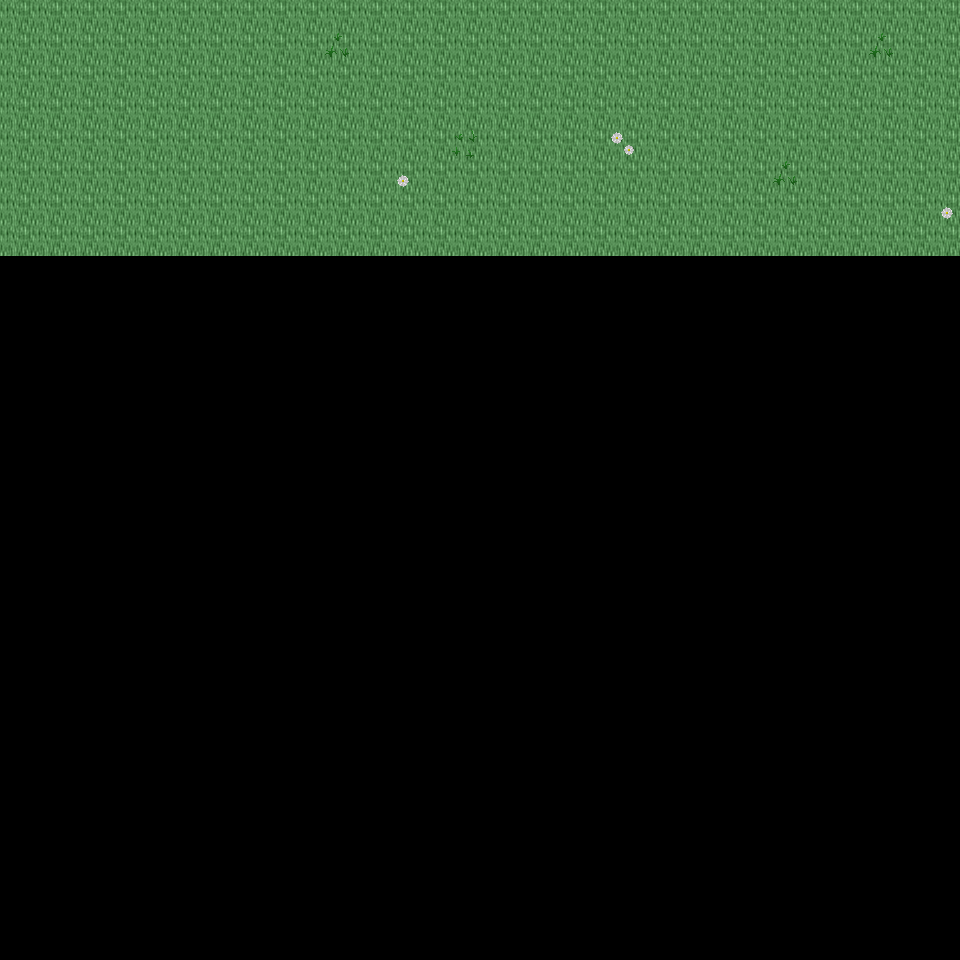

Below is a game level as drawn by its tile map, then a one-line description and the .tmx that defines it (tile-layer data replaced by summaries):
An orthogonal 30x30 tile map with 32x32 px tiles, 6 tile layers (Ground, Object, Object2, Above, ...), 26 tilesets and 2 objects (2x mapExit).

<map version="1.0" orientation="orthogonal" renderorder="right-down" width="30" height="30" tilewidth="32" tileheight="32" nextobjectid="3">
  <tileset firstgid="1" name="tileset_ground_ground" tilewidth="32" tileheight="32" tilecount="33" columns="3">
    <image source="../drawable/tileset_ground_ground.png" width="96" height="352" />
  </tileset>
  <tileset firstgid="34" name="tileset_building_castle" tilewidth="32" tileheight="32" tilecount="320" columns="20">
    <image source="../drawable/tileset_building_castle.png" width="640" height="512" />
  </tileset>
  <tileset firstgid="354" name="tileset_plant_flower_daisy_white" tilewidth="32" tileheight="32" tilecount="8" columns="2">
    <image source="../drawable/tileset_plant_flower_daisy_white.png" width="64" height="128" />
  </tileset>
  <tileset firstgid="362" name="tileset_ground_mud_patch" tilewidth="32" tileheight="32" tilecount="4" columns="4">
    <image source="../drawable/tileset_ground_mud_patch.png" width="128" height="32" />
  </tileset>
  <tileset firstgid="366" name="tileset_plant_grasses" tilewidth="32" tileheight="32" tilecount="6" columns="3">
    <image source="../drawable/tileset_plant_grasses.png" width="96" height="64" />
  </tileset>
  <tileset firstgid="372" name="tileset_ground_cobbled_paving" tilewidth="32" tileheight="32" tilecount="1" columns="1">
    <image source="../drawable/tileset_ground_cobbled_paving.png" width="32" height="32" />
  </tileset>
  <tileset firstgid="373" name="tileset_plant_bush_bushes" tilewidth="32" tileheight="32" tilecount="10" columns="5">
    <image source="../drawable/tileset_plant_bush_bushes.png" width="160" height="64" />
  </tileset>
  <tileset firstgid="383" name="tileset_ground_grass_edges" tilewidth="32" tileheight="32" tilecount="36" columns="12">
    <image source="../drawable/tileset_ground_grass_edges.png" width="384" height="96" />
  </tileset>
  <tileset firstgid="419" name="tileset_ground_grass_corners" tilewidth="32" tileheight="32" tilecount="24" columns="6">
    <image source="../drawable/tileset_ground_grass_corners.png" width="192" height="128" />
  </tileset>
  <tileset firstgid="443" name="tileset_plant_tree_tree_darkgreen" tilewidth="32" tileheight="32" tilecount="88" columns="8">
    <image source="../drawable/tileset_plant_tree_tree_darkgreen.png" width="256" height="352" />
  </tileset>
  <tileset firstgid="531" name="tileset_plant_flower_daisy_yellow" tilewidth="32" tileheight="32" tilecount="8" columns="2">
    <image source="../drawable/tileset_plant_flower_daisy_yellow.png" width="64" height="128" />
  </tileset>
  <tileset firstgid="539" name="tileset_plant_flower_daisy_red" tilewidth="32" tileheight="32" tilecount="8" columns="2">
    <image source="../drawable/tileset_plant_flower_daisy_red.png" width="64" height="128" />
  </tileset>
  <tileset firstgid="547" name="tileset_plant_flower_daisy_blue" tilewidth="32" tileheight="32" tilecount="8" columns="2">
    <image source="../drawable/tileset_plant_flower_daisy_blue.png" width="64" height="128" />
  </tileset>
  <tileset firstgid="555" name="tileset_building_fence_fence_chunky" tilewidth="32" tileheight="32" tilecount="21" columns="3">
    <image source="../drawable/tileset_building_fence_fence_chunky.png" width="96" height="224" />
  </tileset>
  <tileset firstgid="576" name="tileset_plant_bush_hedge" tilewidth="32" tileheight="32" tilecount="35" columns="5">
    <image source="../drawable/tileset_plant_bush_hedge.png" width="160" height="224" />
  </tileset>
  <tileset firstgid="611" name="tileset_plant_stump_stump_green" tilewidth="32" tileheight="32" tilecount="4" columns="2">
    <image source="../drawable/tileset_plant_stump_stump_green.png" width="64" height="64" />
  </tileset>
  <tileset firstgid="615" name="tileset_plant_stump_stump_brown" tilewidth="32" tileheight="32" tilecount="4" columns="2">
    <image source="../drawable/tileset_plant_stump_stump_brown.png" width="64" height="64" />
  </tileset>
  <tileset firstgid="619" name="tileset_logic_item_resources" tilewidth="32" tileheight="32" tilecount="6" columns="6">
    <image source="../drawable/tileset_logic_item_resources.png" width="192" height="32" />
  </tileset>
  <tileset firstgid="625" name="tileset_logic_portal" tilewidth="32" tileheight="32" tilecount="24" columns="8">
    <image source="../drawable/tileset_logic_portal.png" width="256" height="96" />
  </tileset>
  <tileset firstgid="649" name="tileset_logic_creature_mummy" tilewidth="32" tileheight="32" tilecount="2" columns="2">
    <image source="../drawable/tileset_logic_creature_mummy.png" width="64" height="32" />
  </tileset>
  <tileset firstgid="651" name="tileset_logic_creature_animal" tilewidth="32" tileheight="32" tilecount="32" columns="8">
    <image source="../drawable/tileset_logic_creature_animal.png" width="256" height="128" />
  </tileset>
  <tileset firstgid="683" name="tileset_logic_collision" tilewidth="32" tileheight="32" tilecount="1" columns="1">
    <image source="../drawable/tileset_logic_collision.png" width="32" height="32" />
  </tileset>
  <tileset firstgid="684" name="tileset_ground_grass_2" tilewidth="32" tileheight="32" tilecount="21" columns="3">
    <image source="../drawable/tileset_ground_grass_2.png" width="96" height="224" />
  </tileset>
  <tileset firstgid="705" name="tileset_logic_protection" tilewidth="32" tileheight="32" tilecount="2" columns="2">
    <image source="../drawable/tileset_logic_protection.png" width="64" height="32" />
  </tileset>
  <tileset firstgid="707" name="tileset_logic_creature_undead_skeleton" tilewidth="32" tileheight="32" tilecount="6" columns="6">
    <image source="../drawable/tileset_logic_creature_undead_skeleton.png" width="192" height="32" />
  </tileset>
  <tileset firstgid="713" name="tileset_logic_creature_troll" tilewidth="32" tileheight="32" tilecount="4" columns="4">
    <image source="../drawable/tileset_logic_creature_troll.png" width="128" height="32" />
  </tileset>
  <layer name="Ground" width="30" height="30">
    <data>[900 cells, 240 non-empty, 1 distinct tile ids]</data>
  </layer>
  <layer name="Object" width="30" height="30">
    <data>[900 cells, 7 non-empty, 4 distinct tile ids]</data>
  </layer>
  <layer name="Object2" width="30" height="30">
    <data>[900 cells, 0 non-empty, 0 distinct tile ids]</data>
  </layer>
  <layer name="Above" width="30" height="30">
    <data>[900 cells, 0 non-empty, 0 distinct tile ids]</data>
  </layer>
  <layer name="Above2" width="30" height="30">
    <data>[900 cells, 0 non-empty, 0 distinct tile ids]</data>
  </layer>
  <layer name="Walkable" width="30" height="30">
    <data>[900 cells, 0 non-empty, 0 distinct tile ids]</data>
  </layer>
  <objectgroup name="MapEvents">
    <object id="1" name="north" type="mapExit" x="0" y="0" width="960" height="32">
      <properties>
        <property name="map" value="level_0_x102_y79" />
        <property name="x" value="0" />
        <property name="y" value="28" />
      </properties>
    </object>
    <object id="2" name="east" type="mapExit" x="928" y="0" width="32" height="960">
      <properties>
        <property name="map" value="level_0_x103_y80" />
        <property name="x" value="1" />
        <property name="y" value="0" />
      </properties>
    </object>
  </objectgroup>
</map>
